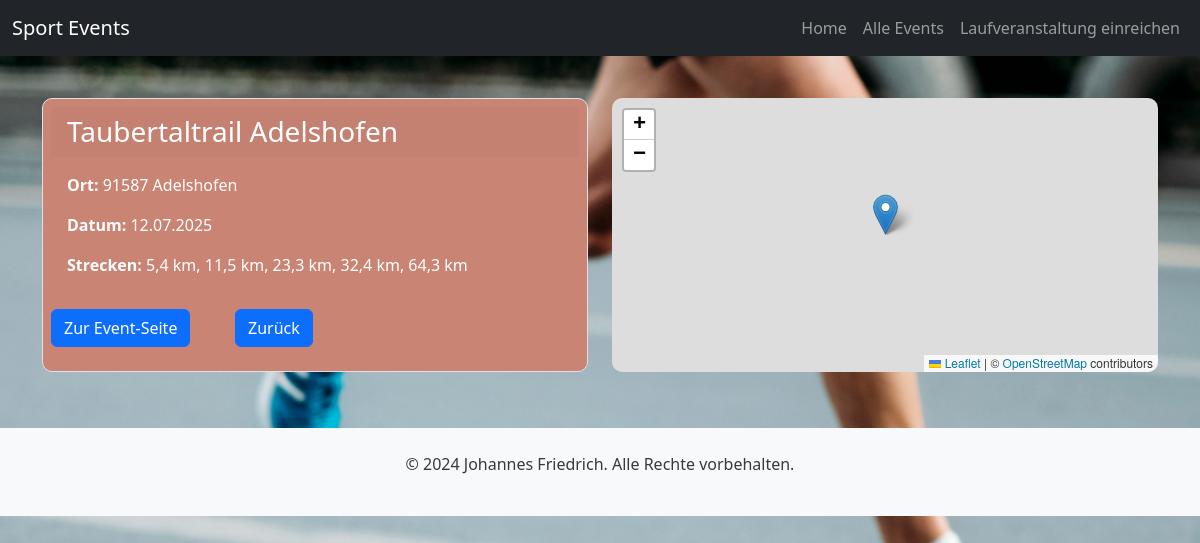
Page /event/52/ on the committed database.
### running_app/models.py (models this page shows, shortened)
class RunningEvent(models.Model):
    name = models.CharField(max_length=200)
    date = models.DateField()
    postal_code = models.CharField(max_length=200, null=True, blank=True)
    city = models.CharField(max_length=200)
    state = models.CharField(max_length=200, null=True, blank=True)
    description = models.TextField(null=True, blank=True, default="")
    distance = models.ManyToManyField("Distance", blank=True)
    latitude = models.DecimalField(max_digits=9, decimal_places=6, null=True, blank=True)
    longitude = models.DecimalField(max_digits=9, decimal_places=6, null=True, blank=True)
    url = models.URLField(null=True, blank=True)
    logo = models.URLField(null=True, blank=True)
    type = models.CharField(max_length=200, null=True, blank=True, default="running")
    source = models.ForeignKey("Source", on_delete=models.CASCADE, null =True, blank =True)
    created_at = models.DateTimeField(auto_now_add=True, blank=True, null=True)
    last_change = models.DateTimeField(auto_now=True, blank=True, null=True)
    class Meta:
        ordering = ['date']  # Standardmäßige Sortierung nach Datum (aufsteigend)

class Distance(models.Model):
    name = models.CharField(max_length=200, null =True)
    distance = models.DecimalField(default = None, max_digits=9, decimal_places=3, blank=True)
    class Meta:
        ordering = ['distance']  # Standardmäßige Sortierung nach Datum (aufsteigend)

### running_app/views.py (the view)
# urls.py: path('event/<int:id>/', views.event_detail, name='event_detail'),  # Detailansicht für ein Event
def event_detail(request, id):
    event = get_object_or_404(RunningEvent, id=id)
    data = {
        "id": id,
        "name": event.name,
        "date": event.date,
        "distance": ", ".join([str(d.name) for d in event.distance.all()]),
        "city": event.city,
        "longitude": event.longitude,
        "latitude": event.latitude}
    return render(request, 'running_app/event_detail.html',
                  {'event': event, 'data':data})

### running_app/templates/running_app/event_detail.html (shortened to what this page needs)
{% extends 'base.html' %}
{% block content %}
<div class="container mt-5">
    <div class="row">
        <div class="col-lg-6">
            <div class="card mb-2 p-2 event-box-red">
                <h3 class="card-header d-flex">{{ event.name }}</h3>
                <div class="card-body flex-column">
                    <p><strong>Ort: </strong>{{ event.postal_code }} {{ event.city }}</p>
                    <p><strong>Datum:</strong> {{ event.date|date:"d.m.Y" }}</p>
                    <p><strong>Strecken:</strong>
                        {% for d in event.distance.all %}
                        {{d.name}}{% if not forloop.last %},
                        {% endif %}
                        {% endfor %}
                    </p>
                </div>
                <div class="row">
                    <div class="col-md-4">
                        <a href="{{ event.url }}" class="btn btn-primary mb-3" target="_blank">Zur Event-Seite</a>
                    </div>
                    <div class="col-md-4">
                        <a href="{% url 'home' %}" class="btn btn-primary mb-3">Zurück</a>
                    </div>
                </div>
            </div>
        </div>
        <div class="col-lg-6 mb-2">
            <div class="map" id="map" style="height: 100%; width: 100%;"></div>
        </div>
    </div>
</div>
{% endblock %}

### rows in the picture
RunningEvent: name "Taubertaltrail Adelshofen", postal_code "91587", city "Adelshofen", date "12.07.2025"
Distance: name "5,4 km"
Distance: name "11,5 km"
Distance: name "23,3 km"
Distance: name "32,4 km"
Distance: name "64,3 km"
